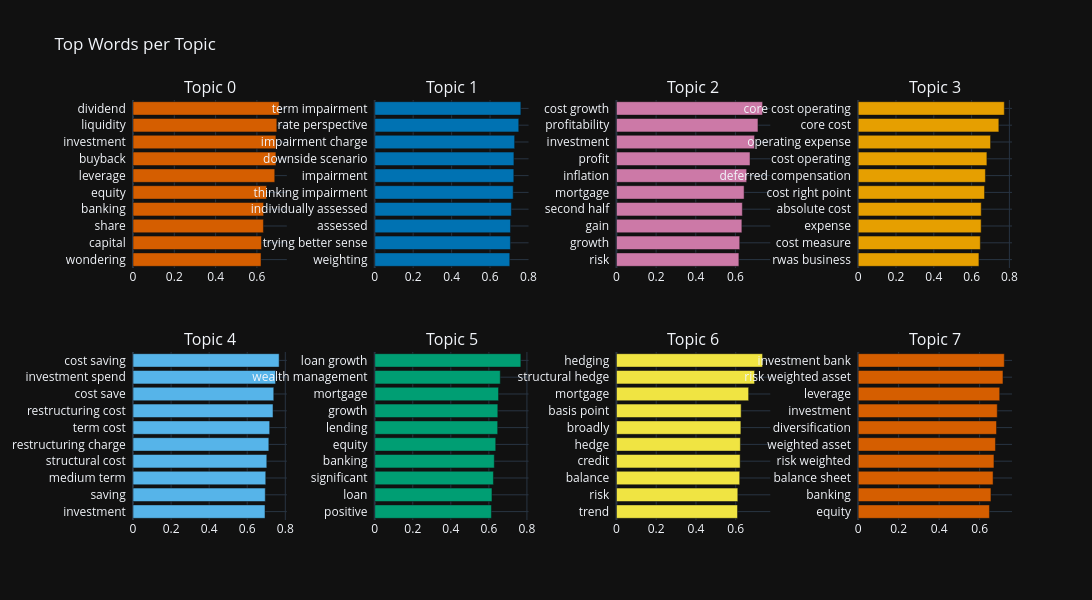
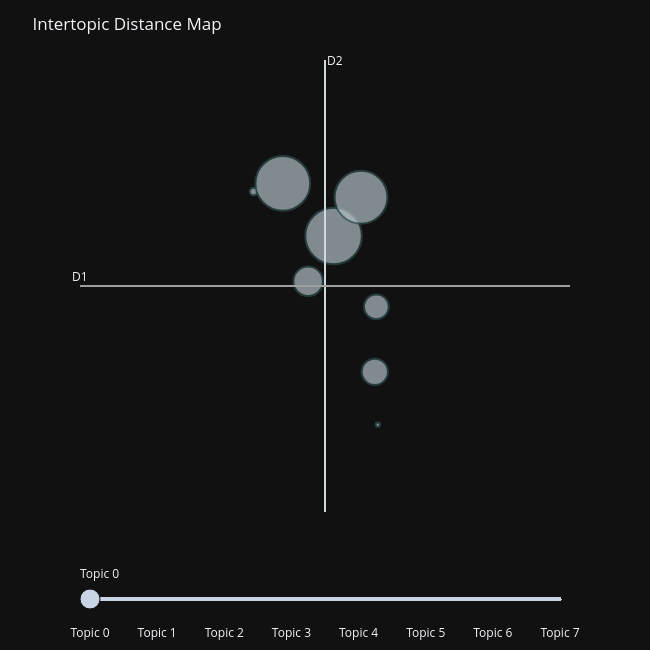
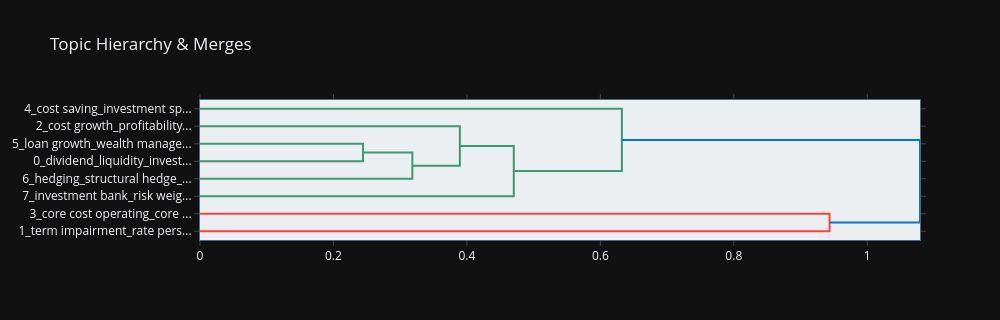

Notebook code for these charts, in order:
### Markdown cell above
### Stage 2.3 — Topic Visualizations

### Code cell
## @title 2.3 Topic frequency chart
section_header('Stage 2.3 — Topic frequency')
topic_counts = corpus_df['topic'].value_counts().drop(-1, errors='ignore').head(10)
fig, ax = plt.subplots(figsize=(8, 5))
topic_counts.sort_values().plot(kind='barh', ax=ax, color=LBLUE)
ax.set_title('BERTopic — Top topics by frequency')
ax.set_xlabel('Number of analyst Q&A turns')
ax.set_ylabel('Topic id')
plt.tight_layout()
_show_plt(fig, title='Top topics by frequency')

# Plotly figures are displayed, not passed to _show_plt (matplotlib-only sqlite assets).
try:
    fig_words = topic_model.visualize_barchart(top_n_topics=8, n_words=10, width=300, height=300)
    fig_words.update_layout(title='Top Words per Topic', template='plotly_dark')
    display(fig_words)
except Exception as e:
    print(f'Plotly word chart skipped: {e}')

try:
    fig_clusters = topic_model.visualize_topics()
    fig_clusters.update_layout(title='Intertopic Distance Map', template='plotly_dark')
    display(fig_clusters)
except Exception as e:
    print(f'Plotly intertopic map skipped: {e}')

try:
    fig_hierarchy = topic_model.visualize_hierarchy()
    fig_hierarchy.update_layout(title='Topic Hierarchy & Merges', template='plotly_dark')
    display(fig_hierarchy)
except Exception as e:
    print(f'Plotly hierarchy skipped: {e}')

### Figure 1 — Plotly figure (JSON) as saved in the notebook; plotly's stock layout.template omitted (floating-point values rounded to 4 significant figures)
{"data": [{"marker": {"color": "#D55E00"}, "orientation": "h", "type": "bar", "x": [0.62, 0.6221, 0.6316, 0.6323, 0.647, 0.6865, 0.692, 0.6921, 0.6965, 0.7077], "xaxis": "x", "y": ["wondering  ", "capital  ", "share  ", "banking  ", "equity  ", "leverage  ", "buyback  ", "investment  ", "liquidity  ", "dividend  "], "yaxis": "y"}, {"marker": {"color": "#0072B2"}, "orientation": "h", "type": "bar", "x": [0.7027, 0.7061, 0.7063, 0.7109, 0.7204, 0.7236, 0.7241, 0.7279, 0.7494, 0.7603], "xaxis": "x2", "y": ["weighting  ", "trying better sense  ", "assessed  ", "individually assessed  ", "thinking impairment  ", "impairment  ", "downside scenario  ", "impairment charge  ", "rate perspective  ", "term impairment  "], "yaxis": "y2"}, {"marker": {"color": "#CC79A7"}, "orientation": "h", "type": "bar", "x": [0.6174, 0.6216, 0.6324, 0.6348, 0.6436, 0.6566, 0.6733, 0.6962, 0.7135, 0.7368], "xaxis": "x3", "y": ["risk  ", "growth  ", "gain  ", "second half  ", "mortgage  ", "inflation  ", "profit  ", "investment  ", "profitability  ", "cost growth  "], "yaxis": "y3"}, {"marker": {"color": "#E69F00"}, "orientation": "h", "type": "bar", "x": [0.6388, 0.6461, 0.6506, 0.651, 0.6685, 0.6731, 0.681, 0.7003, 0.7442, 0.7731], "xaxis": "x4", "y": ["rwas business  ", "cost measure  ", "expense  ", "absolute cost  ", "cost right point  ", "deferred compensation  ", "cost operating  ", "operating expense  ", "core cost  ", "core cost operating  "], "yaxis": "y4"}, {"marker": {"color": "#56B4E9"}, "orientation": "h", "type": "bar", "x": [0.6934, 0.6948, 0.6974, 0.7028, 0.7135, 0.718, 0.7355, 0.7395, 0.7488, 0.7676], "xaxis": "x5", "y": ["investment  ", "saving  ", "medium term  ", "structural cost  ", "restructuring charge  ", "term cost  ", "restructuring cost  ", "cost save  ", "investment spend  ", "cost saving  "], "yaxis": "y5"}, {"marker": {"color": "#009E73"}, "orientation": "h", "type": "bar", "x": [0.6134, 0.6162, 0.6239, 0.6286, 0.6361, 0.6463, 0.6471, 0.6508, 0.6598, 0.7681], "xaxis": "x6", "y": ["positive  ", "loan  ", "significant  ", "banking  ", "equity  ", "lending  ", "growth  ", "mortgage  ", "wealth management  ", "loan growth  "], "yaxis": "y6"}, {"marker": {"color": "#F0E442"}, "orientation": "h", "type": "bar", "x": [0.6089, 0.6104, 0.6199, 0.622, 0.6233, 0.6258, 0.6272, 0.6648, 0.6946, 0.735], "xaxis": "x7", "y": ["trend  ", "risk  ", "balance  ", "credit  ", "hedge  ", "broadly  ", "basis point  ", "mortgage  ", "structural hedge  ", "hedging  "], "yaxis": "y7"}, {"marker": {"color": "#D55E00"}, "orientation": "h", "type": "bar", "x": [0.6486, 0.656, 0.6666, 0.6709, 0.6783, 0.6835, 0.6872, 0.6993, 0.7155, 0.722], "xaxis": "x8", "y": ["equity  ", "banking  ", "balance sheet  ", "risk weighted  ", "weighted asset  ", "diversification  ", "investment  ", "leverage  ", "risk weighted asset  ", "investment bank  "], "yaxis": "y8"}], "layout": {"annotations": [{"font": {"size": 16}, "showarrow": false, "text": "Topic 0", "x": 0.0875, "xanchor": "center", "xref": "paper", "y": 1, "yanchor": "bottom", "yref": "paper"}, {"font": {"size": 16}, "showarrow": false, "text": "Topic 1", "x": 0.3625, "xanchor": "center", "xref": "paper", "y": 1, "yanchor": "bottom", "yref": "paper"}, {"font": {"size": 16}, "showarrow": false, "text": "Topic 2", "x": 0.6375, "xanchor": "center", "xref": "paper", "y": 1, "yanchor": "bottom", "yref": "paper"}, {"font": {"size": 16}, "showarrow": false, "text": "Topic 3", "x": 0.9125, "xanchor": "center", "xref": "paper", "y": 1, "yanchor": "bottom", "yref": "paper"}, {"font": {"size": 16}, "showarrow": false, "text": "Topic 4", "x": 0.0875, "xanchor": "center", "xref": "paper", "y": 0.4, "yanchor": "bottom", "yref": "paper"}, {"font": {"size": 16}, "showarrow": false, "text": "Topic 5", "x": 0.3625, "xanchor": "center", "xref": "paper", "y": 0.4, "yanchor": "bottom", "yref": "paper"}, {"font": {"size": 16}, "showarrow": false, "text": "Topic 6", "x": 0.6375, "xanchor": "center", "xref": "paper", "y": 0.4, "yanchor": "bottom", "yref": "paper"}, {"font": {"size": 16}, "showarrow": false, "text": "Topic 7", "x": 0.9125, "xanchor": "center", "xref": "paper", "y": 0.4, "yanchor": "bottom", "yref": "paper"}], "height": 600, "hoverlabel": {"bgcolor": "white", "font": {"family": "Rockwell", "size": 16}}, "showlegend": false, "title": {"text": "Top Words per Topic"}, "width": 1200, "xaxis": {"anchor": "y", "domain": [0, 0.175], "showgrid": true}, "xaxis2": {"anchor": "y2", "domain": [0.275, 0.45], "showgrid": true}, "xaxis3": {"anchor": "y3", "domain": [0.55, 0.725], "showgrid": true}, "xaxis4": {"anchor": "y4", "domain": [0.825, 1], "showgrid": true}, "xaxis5": {"anchor": "y5", "domain": [0, 0.175], "showgrid": true}, "xaxis6": {"anchor": "y6", "domain": [0.275, 0.45], "showgrid": true}, "xaxis7": {"anchor": "y7", "domain": [0.55, 0.725], "showgrid": true}, "xaxis8": {"anchor": "y8", "domain": [0.825, 1], "showgrid": true}, "yaxis": {"anchor": "x", "domain": [0.6, 1], "showgrid": true}, "yaxis2": {"anchor": "x2", "domain": [0.6, 1], "showgrid": true}, "yaxis3": {"anchor": "x3", "domain": [0.6, 1], "showgrid": true}, "yaxis4": {"anchor": "x4", "domain": [0.6, 1], "showgrid": true}, "yaxis5": {"anchor": "x5", "domain": [0, 0.4], "showgrid": true}, "yaxis6": {"anchor": "x6", "domain": [0, 0.4], "showgrid": true}, "yaxis7": {"anchor": "x7", "domain": [0, 0.4], "showgrid": true}, "yaxis8": {"anchor": "x8", "domain": [0, 0.4], "showgrid": true}}}

### Figure 2 — Plotly figure (JSON) as saved in the notebook; plotly's stock layout.template omitted (floating-point values rounded to 4 significant figures)
{"data": [{"customdata": [[0, "dividend | liquidity | investment | buyback | leverage", 162], [1, "term impairment | rate perspective | impairment charge | downside scenario | impairment", 3], [2, "cost growth | profitability | investment | profit | inflation", 31], [3, "core cost operating | core cost | operating expense | cost operating | deferred compensation", 1], [4, "cost saving | investment spend | cost save | restructuring cost | term cost", 35], [5, "loan growth | wealth management | mortgage | growth | lending", 142], [6, "hedging | structural hedge | mortgage | basis point | broadly", 152], [7, "investment bank | risk weighted asset | leverage | investment | diversification", 44]], "hovertemplate": "<b>Topic %{customdata[0]}</b><br>%{customdata[1]}<br>Size: %{customdata[2]}", "legendgroup": "", "marker": {"color": "#B0BEC5", "line": {"color": "DarkSlateGrey", "width": 2}, "size": [162, 3, 31, 1, 35, 142, 152, 44], "sizemode": "area", "sizeref": 0.1013, "symbol": "circle"}, "mode": "markers", "name": "", "orientation": "v", "showlegend": false, "type": "scatter", "x": [19.28, 18.03, 19.94, 19.97, 19.92, 19.71, 18.49, 18.88], "xaxis": "x", "y": [8.266, 8.742, 7.506, 6.24, 6.808, 8.682, 8.829, 7.78], "yaxis": "y"}], "layout": {"annotations": [{"showarrow": false, "text": "D1", "x": 15.33, "y": 7.729, "yshift": 10}, {"showarrow": false, "text": "D2", "x": 19.14, "xshift": 10, "y": 10.15}], "height": 650, "hoverlabel": {"bgcolor": "white", "font": {"family": "Rockwell", "size": 16}}, "legend": {"itemsizing": "constant", "tracegroupgap": 0}, "margin": {"t": 60}, "shapes": [{"line": {"color": "#CFD8DC", "width": 2}, "type": "line", "x0": 19.14, "x1": 19.14, "y0": 5.304, "y1": 10.15}, {"line": {"color": "#9E9E9E", "width": 2}, "type": "line", "x0": 15.33, "x1": 22.96, "y0": 7.729, "y1": 7.729}], "sliders": [{"active": 0, "pad": {"t": 50}, "steps": [{"args": [{"marker.color": [["red", "#B0BEC5", "#B0BEC5", "#B0BEC5", "#B0BEC5", "#B0BEC5", "#B0BEC5", "#B0BEC5"]]}], "label": "Topic 0", "method": "update"}, {"args": [{"marker.color": [["#B0BEC5", "red", "#B0BEC5", "#B0BEC5", "#B0BEC5", "#B0BEC5", "#B0BEC5", "#B0BEC5"]]}], "label": "Topic 1", "method": "update"}, {"args": [{"marker.color": [["#B0BEC5", "#B0BEC5", "red", "#B0BEC5", "#B0BEC5", "#B0BEC5", "#B0BEC5", "#B0BEC5"]]}], "label": "Topic 2", "method": "update"}, {"args": [{"marker.color": [["#B0BEC5", "#B0BEC5", "#B0BEC5", "red", "#B0BEC5", "#B0BEC5", "#B0BEC5", "#B0BEC5"]]}], "label": "Topic 3", "method": "update"}, {"args": [{"marker.color": [["#B0BEC5", "#B0BEC5", "#B0BEC5", "#B0BEC5", "red", "#B0BEC5", "#B0BEC5", "#B0BEC5"]]}], "label": "Topic 4", "method": "update"}, {"args": [{"marker.color": [["#B0BEC5", "#B0BEC5", "#B0BEC5", "#B0BEC5", "#B0BEC5", "red", "#B0BEC5", "#B0BEC5"]]}], "label": "Topic 5", "method": "update"}, {"args": [{"marker.color": [["#B0BEC5", "#B0BEC5", "#B0BEC5", "#B0BEC5", "#B0BEC5", "#B0BEC5", "red", "#B0BEC5"]]}], "label": "Topic 6", "method": "update"}, {"args": [{"marker.color": [["#B0BEC5", "#B0BEC5", "#B0BEC5", "#B0BEC5", "#B0BEC5", "#B0BEC5", "#B0BEC5", "red"]]}], "label": "Topic 7", "method": "update"}]}], "title": {"text": "Intertopic Distance Map"}, "width": 650, "xaxis": {"anchor": "y", "domain": [0, 1], "range": [15.33, 22.96], "title": {"text": ""}, "visible": false}, "yaxis": {"anchor": "x", "domain": [0, 1], "range": [5.304, 10.15], "title": {"text": ""}, "visible": false}}}

### Figure 3 — Plotly figure (JSON) as saved in the notebook; plotly's stock layout.template omitted (floating-point values rounded to 4 significant figures)
{"data": [{"hoverinfo": "text", "marker": {"color": "rgb(61,153,112)"}, "mode": "lines", "type": "scatter", "x": [0.0, 0.2443, 0.2443, 0.0], "xaxis": "x", "y": [-25.0, -25.0, -35.0, -35.0], "yaxis": "y"}, {"hoverinfo": "text", "marker": {"color": "rgb(61,153,112)"}, "mode": "lines", "type": "scatter", "x": [0.2443, 0.3183, 0.3183, 0.0], "xaxis": "x", "y": [-30.0, -30.0, -45.0, -45.0], "yaxis": "y"}, {"hoverinfo": "text", "marker": {"color": "rgb(61,153,112)"}, "mode": "lines", "type": "scatter", "x": [0.0, 0.3894, 0.3894, 0.3183], "xaxis": "x", "y": [-15.0, -15.0, -37.5, -37.5], "yaxis": "y"}, {"hoverinfo": "text", "marker": {"color": "rgb(61,153,112)"}, "mode": "lines", "type": "scatter", "x": [0.3894, 0.4703, 0.4703, 0.0], "xaxis": "x", "y": [-26.25, -26.25, -55.0, -55.0], "yaxis": "y"}, {"hoverinfo": "text", "marker": {"color": "rgb(61,153,112)"}, "mode": "lines", "type": "scatter", "x": [0.0, 0.6322, 0.6322, 0.4703], "xaxis": "x", "y": [-5.0, -5.0, -40.62, -40.62], "yaxis": "y"}, {"hoverinfo": "text", "marker": {"color": "rgb(255,65,54)"}, "mode": "lines", "type": "scatter", "x": [0.0, 0.9435, 0.9435, 0.0], "xaxis": "x", "y": [-65.0, -65.0, -75.0, -75.0], "yaxis": "y"}, {"hoverinfo": "text", "marker": {"color": "rgb(0,116,217)"}, "mode": "lines", "type": "scatter", "x": [0.6322, 1.079, 1.079, 0.9435], "xaxis": "x", "y": [-22.81, -22.81, -70.0, -70.0], "yaxis": "y"}], "layout": {"autosize": false, "height": 320, "hoverlabel": {"bgcolor": "white", "font": {"family": "Rockwell", "size": 16}}, "hovermode": "closest", "plot_bgcolor": "#ECEFF1", "showlegend": false, "title": {"text": "Topic Hierarchy & Merges"}, "width": 1000, "xaxis": {"mirror": "allticks", "rangemode": "tozero", "showgrid": false, "showline": true, "showticklabels": true, "ticks": "outside", "type": "linear", "zeroline": false}, "yaxis": {"mirror": "allticks", "range": [-80, 0], "rangemode": "tozero", "showgrid": false, "showline": true, "showticklabels": true, "tickmode": "array", "ticks": "outside", "ticktext": ["4_cost saving_investment sp...", "2_cost growth_profitability...", "5_loan growth_wealth manage...", "0_dividend_liquidity_invest...", "6_hedging_structural hedge_...", "7_investment bank_risk weig...", "3_core cost operating_core ...", "1_term impairment_rate pers..."], "tickvals": [-5, -15, -25, -35, -45, -55, -65, -75], "type": "linear", "zeroline": false}}}
